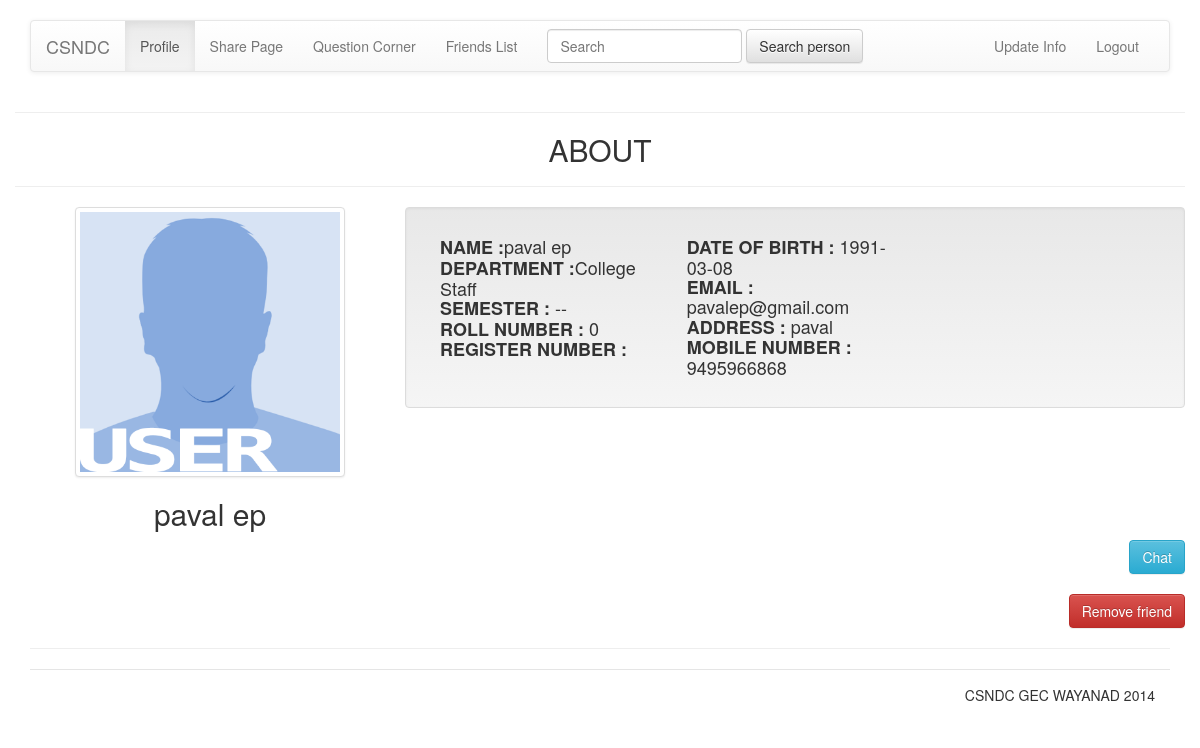
Page /friendprofile.php (signed in) on the committed database.
### tables this page shows
CREATE TABLE IF NOT EXISTS `user` (
  `user_id` int(11) NOT NULL AUTO_INCREMENT,
  `fname` varchar(50) NOT NULL,
  `lname` varchar(20) NOT NULL,
  `dob` varchar(20) NOT NULL,
  `gender` varchar(10) NOT NULL,
  `email` varchar(30) NOT NULL,
  `mobilenumber` varchar(11) NOT NULL,
  `add` varchar(500) NOT NULL,
  `town` varchar(20) NOT NULL,
  `city` varchar(20) NOT NULL,
  `state` varchar(20) NOT NULL,
  `pin` int(11) NOT NULL,
  `utype` varchar(20) NOT NULL,
  `stype` varchar(30) NOT NULL,
  `course` varchar(30) NOT NULL,
  `dept` varchar(30) NOT NULL,
  `addnum` varchar(30) NOT NULL,
  `uninum` varchar(20) NOT NULL,
  `sem` varchar(20) NOT NULL,
  `rollnum` int(11) NOT NULL,
  `hostel` varchar(30) NOT NULL,
  `username` varchar(30) NOT NULL,
  `password` varchar(30) NOT NULL,
  `photo` blob NOT NULL,
  PRIMARY KEY (`uninum`),
  UNIQUE KEY `user_id` (`user_id`)
);

### friendprofile.php (the view, shortened to what this page needs)
<?php
if($_SESSION["sesvar"])
{
	$sesvar=$_SESSION["sesvar"];
	$con = mysqli_connect("localhost","levin","","levin");
	$prime=mysqli_query($con,"SELECT * FROM `user` WHERE uninum='$sesvar'");
	$row = mysqli_fetch_row($prime);
	$fname=$row[1];
	$tablename=$fname.".".$sesvar;
	$tablename=strtolower($tablename);
	$friendvar=$_POST["uninum"];
	if($friendvar==$_SESSION["sesvar"])
	{
		header("location:profile.php");
	}
	else
	{
		$con = mysqli_connect("localhost","levin","","levin");
		$prime=mysqli_query($con,"SELECT * FROM `user` WHERE uninum='$friendvar'");
		$row = mysqli_fetch_row($prime);
		$ffname=$row[1];
		$lname=$row[2];
		$dob=$row[3];
		$email=$row[5];
		$mobilenumber=$row[6];
		$address=$row[7];
		$dept=$row[15];
		$sem=$row[18];
		$rollnum=$row[19];
?>
		<!DOCTYPE html PUBLIC "-//W3C//DTD XHTML 1.0 Transitional//EN" "http://www.w3.org/TR/xhtml1/DTD/xhtml1-transitional.dtd">
		<html xmlns="http://www.w3.org/1999/xhtml">
		<head>
		<link href="css/bootstrap.css" rel="stylesheet" />
		<link href="css/bootstrap-theme.css" rel="stylesheet" />
		<link href="css/profile.css" rel="stylesheet" />
		</head>
		<body>
		<div class="container">
		  <div class="navbar navbar-default" role="navigation">
			<div class="container-fluid">
			  <div class="navbar-header"> <span class="navbar-brand">CSNDC</span> </div>
			  <div class="navbar-collapse collapse">
				<ul class="nav navbar-nav">
				  <li class="active"><a href="profile.php">Profile</a></li>
				  <li><a href="sharepage.php">Share Page</a></li>
				  <li><a href="questioncorner.php">Question Corner</a></li>
				  <li><a href="friendslist.php">Friends List</a></li>
				</ul>
				<form class="navbar-form navbar-left" method="post" action="search.php" role="search">
				<div class="form-group">
				  <input type="text" class="form-control" placeholder="Search" name="search">
				</div>
				<button type="submit" class="btn btn-default">Search person</button>
			  </form>
				<ul class="nav navbar-nav navbar-right">
				  <li><a href="settings.php">Update Info</a></li>
				  <li><a href="logout.php">Logout</a></li>
				</ul>
			  </div>
			</div>
		  </div>
		  <div class="row">
			<hr />
			<div class="text-center">
			  <h2>ABOUT</h2>
			</div>
			<hr />
			<div class="col-md-4 text-center"> <a href="#"><img src="img/user.png" alt="passportsize" class="img-thumbnail profilephoto" /></a>
<?php
			$query1="SELECT * FROM `$tablename` WHERE uninum='$friendvar'";
			$prime1=mysqli_query($con,$query1);
			$check = mysqli_fetch_array($prime1);
			if($check['uninum']==$friendvar)
			{
			  echo "<h2>".$ffname." ".$lname."</h2>
			</div>
			<div class=\"col-md-8 well information\">
			  <div class=\"col-sm-4\">
				<h4><b> NAME :</b>".$ffname." ".$lname."<br />
				  <b>DEPARTMENT :</b>$dept<br />
				  <b>SEMESTER :</b> $sem<br />
				  <b>ROLL NUMBER :</b> $rollnum<br />
				  <b>REGISTER NUMBER :</b> $friendvar";
			echo "<br />
				</h4>
			  </div>
			  <div class=\"col-sm-4\">
				<h4> <b>DATE OF BIRTH :</b> $dob<br />
				  <b>EMAIL :</b> $email<br />
				  <b>ADDRESS :</b> $address<br />
				  <b>MOBILE NUMBER :</b> $mobilenumber<br />
				</h4>
			  </div>
			</div>
		  </div>";
			}
?>
		  <div class="row text-right">
<?php
			if($check['uninum']==$friendvar)
			{
				echo '<a href="#"><button class="btn btn-info">Chat</button></a><br/><br/>';
				echo '<form action="removefriend.php" method="post">
					  <input type="hidden" name="removerequest" class="btn btn-lg btn-default" value="'.$friendvar.'" />
					  <input type="submit" name="button" class="btn btn-danger" value="Remove friend" />
					  </form>';
			}
			else
			{
			  echo '<form action="addfriend.php" method="post">
					  <input type="hidden" name="friendrequest" class="btn btn-lg btn-default" value="'.$friendvar.'" />
					  <input type="submit" name="button" class="btn btn-default" value="Add friend" />
					  </form>';
			}
?>
		  </div>
		  <hr />
		  <div class="modal-footer"> CSNDC GEC WAYANAD 2014 </div>
		</div>
		</body>
		</html>
<?php
	}
}
else
{
	header("location:signin.html");
}
?>

### css/profile.css (style rules this page uses)
.profilephoto { height:270px; width:270px; }

### rows in the picture
user: fname "paval", lname "ep", dept "College Staff", sem "--", rollnum "0", dob "1991-03-08", email "pavalep@gmail.com", add "paval", mobilenumber "9495966868"
